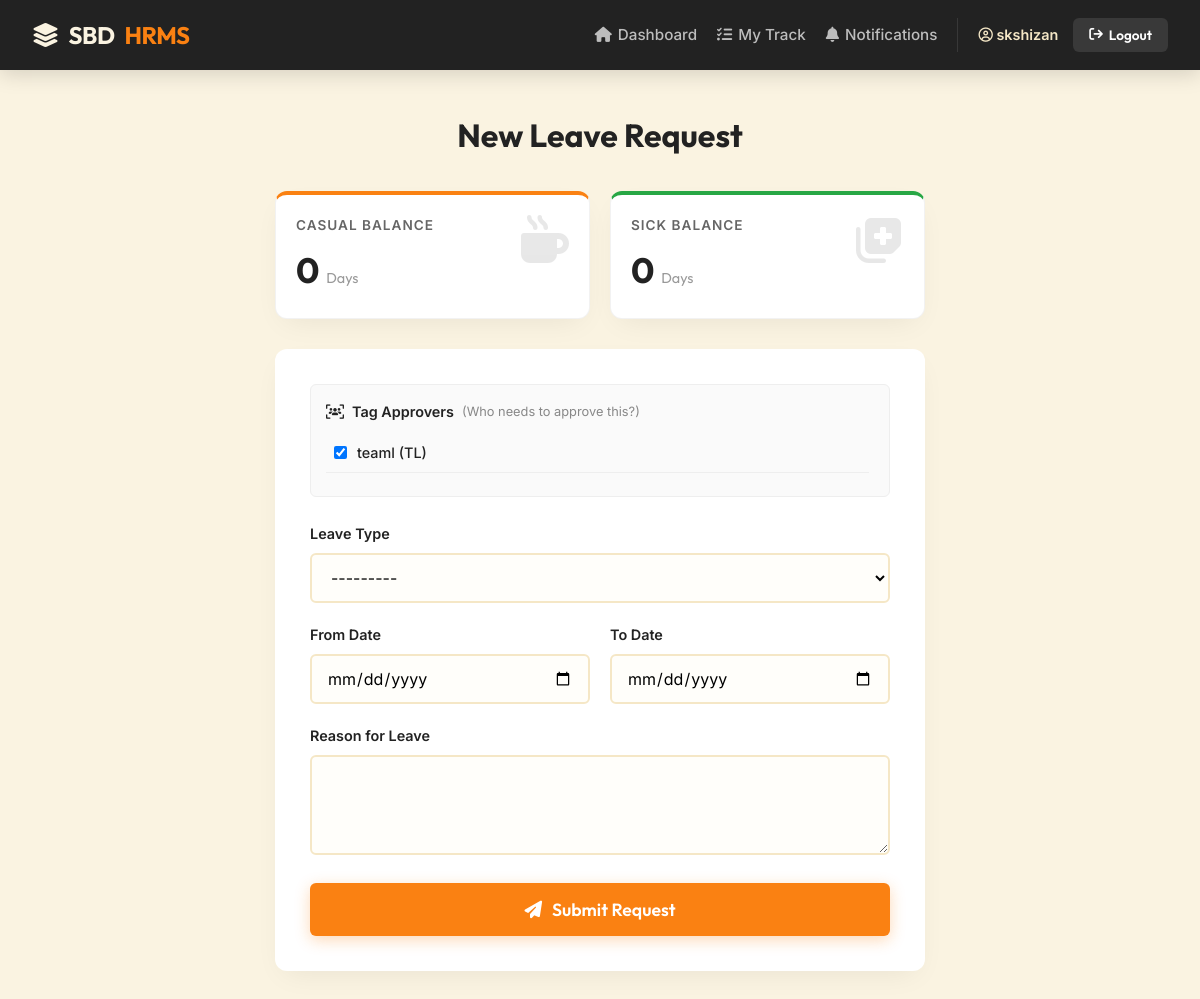
Before: /apply-leave/ (signed in) with the older database file.
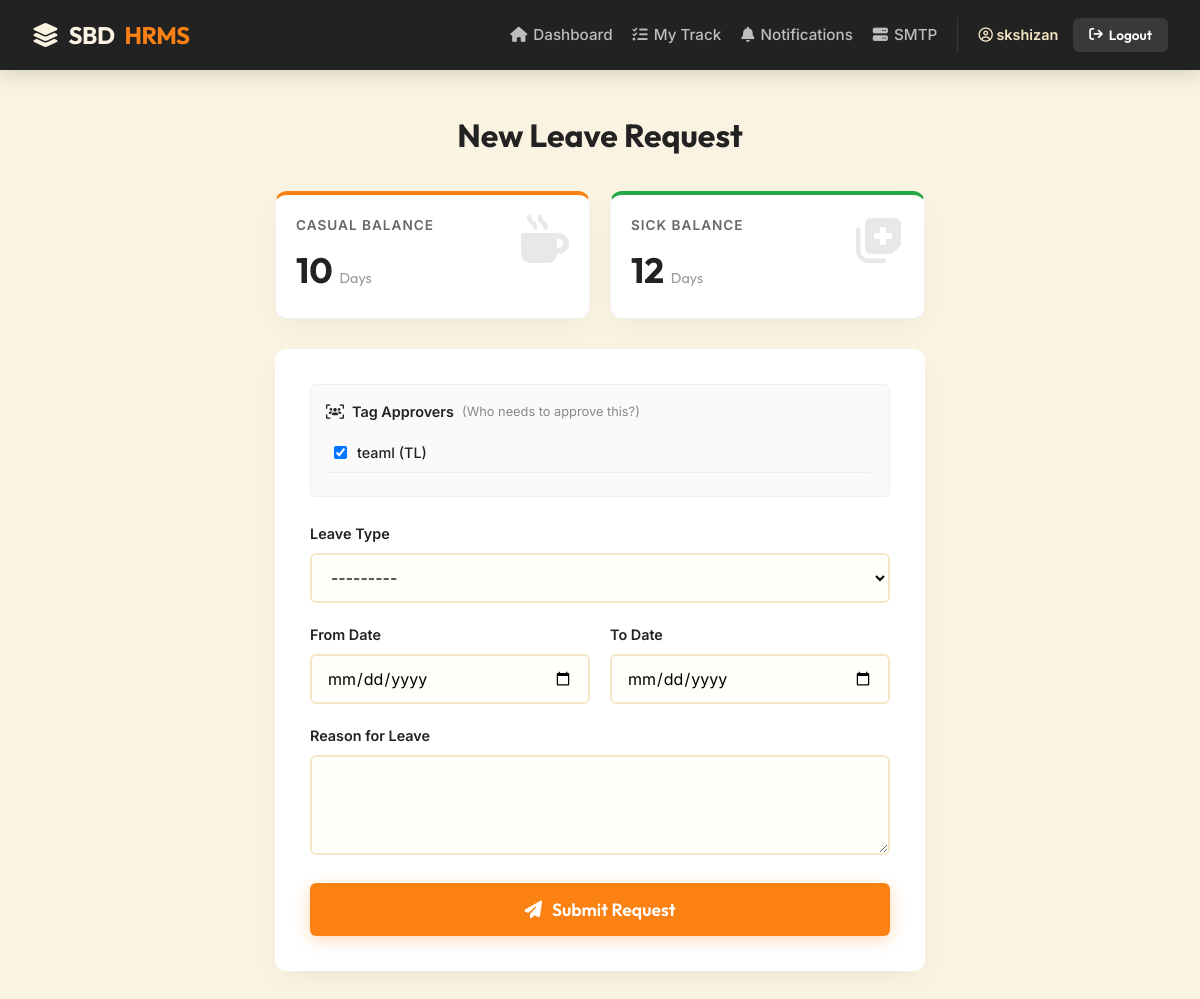
After: the same page with the newer database file.
### dashboard/models.py (models this page shows, shortened)
class LeaveBalance(models.Model):
    user = models.OneToOneField(User, on_delete=models.CASCADE, related_name='leave_balance')
    casual_leave = models.PositiveIntegerField(default=0)
    sick_leave = models.PositiveIntegerField(default=0)

### dashboard/views.py (the view)
# urls.py: path('apply-leave/', dash_views.apply_leave, name='apply_leave'),
@login_required
def apply_leave(request):
    balance, created = LeaveBalance.objects.get_or_create(user=request.user)
    if request.method == 'POST':
        form = LeaveApplicationForm(request.user, request.POST)
        if form.is_valid():
            leave = form.save(commit=False)
            leave.user = request.user
            if leave.leave_type != 'Notify':
                days = leave.days_requested
                if leave.leave_type == 'Casual' and balance.casual_leave < days:
                    messages.error(request, f"Insufficient Casual Leaves.")
                    return redirect('apply_leave')
                elif leave.leave_type == 'Sick' and balance.sick_leave < days:
                    messages.error(request, f"Insufficient Sick Leaves.")
                    return redirect('apply_leave')
            else:
                leave.status = 'Approved'
            leave.save()
            form.save_m2m() # Saves the approvers
            company = request.user.company
            recipients = leave.approvers.all()
            recipient_emails = [u.email for u in recipients]
            connection = None
            sender_email = settings.DEFAULT_FROM_EMAIL
            if company.smtp_email and company.smtp_password:
                try:
                    connection = get_connection(
                        host=company.smtp_server,
                        port=company.smtp_port,
                        username=company.smtp_email,
                        password=company.smtp_password,
                        use_tls=True
                    )
                    sender_email = company.smtp_email
                except Exception as e:
                    print(f"SMTP Connection Error: {e}")
            subject = f"Leave Notification: {request.user.username}" if leave.leave_type == 'Notify' else f"Leave Request: {request.user.username}"
            email_msg = f"User: {request.user.username}\nType: {leave.leave_type}\nDate: {leave.start_date} to {leave.end_date}\nReason: {leave.reason}"
            if recipient_emails:
                send_mail(
                    subject=subject,
                    message=email_msg,
                    from_email=sender_email,
                    recipient_list=recipient_emails,
                    connection=connection,
                    fail_silently=True
                )
            for receiver in recipients:
                Notification.objects.create(
                    recipient=receiver,
                    sender=request.user,
                    title=subject,
                    message=email_msg
                )
            if leave.leave_type == 'Notify':
                messages.success(request, "Notification sent successfully.")
            else:
                messages.success(request, "Leave request sent to approvers.")
            return redirect('dashboard')
    else:
        form = LeaveApplicationForm(user=request.user)
    return render(request, 'dashboard/apply_leave.html', {'form': form, 'balance': balance})

### accounts/models.py (called while the page is built)
    def __str__(self):
        return f"{self.username} ({self.role})"

### templates/dashboard/apply_leave.html (shortened to what this page needs)
{% extends 'base.html' %}
{% block content %}
<div class="leave-wrapper">
    <div class="page-header">
        <h2 class="page-title">New Leave Request</h2>
    </div>
    <div class="balance-grid">
        <div class="bal-card bal-casual">
            <div class="bal-label">Casual Balance</div>
            <div class="bal-value">{{ balance.casual_leave }} <span class="bal-unit">Days</span></div>
            <i class="fa-solid fa-mug-hot" style="position: absolute; right: 20px; top: 20px; opacity: 0.1; font-size: 3rem;"></i>
        </div>
        <div class="bal-card bal-sick">
            <div class="bal-label">Sick Balance</div>
            <div class="bal-value">{{ balance.sick_leave }} <span class="bal-unit">Days</span></div>
            <i class="fa-solid fa-notes-medical" style="position: absolute; right: 20px; top: 20px; opacity: 0.1; font-size: 3rem;"></i>
        </div>
    </div>
    <div class="form-card">
        <form method="post">
            <div class="approver-container">
                <label style="color: var(--c-charcoal); display: flex; align-items: center; gap: 8px;">
                    <i class="fa-solid fa-users-viewfinder"></i> Tag Approvers
                    <span style="font-size: 0.8rem; color: #888; font-weight: 400;">(Who needs to approve this?)</span>
                </label>
                <div class="approver-scroll-box">
                    {{ form.approvers }}
                </div>
            </div>
            <div class="form-group">
                <label>Leave Type</label>
                {{ form.leave_type }}
            </div>
            <div class="date-row">
                <div class="form-group">
                    <label>From Date</label>
                    {{ form.start_date }}
                </div>
                <div class="form-group">
                    <label>To Date</label>
                    {{ form.end_date }}
                </div>
            </div>
            <div class="form-group">
                <label>Reason for Leave</label>
                {{ form.reason }}
            </div>
            <button type="submit" class="btn btn-primary btn-submit">
                <i class="fa-solid fa-paper-plane"></i> Submit Request
            </button>
        </form>
    </div>
</div>
{% endblock %}

### templates/base.html (shortened to what this page needs)
<!DOCTYPE html>
<html lang="en">
<head>
    <link rel="stylesheet" href="https://cdnjs.cloudflare.com/ajax/libs/font-awesome/6.4.0/css/all.min.css">
</head>
<body>
    <nav class="navbar">
        <div class="nav-container">
            <a href="{% url 'dashboard' %}" class="nav-brand">
                <i class="fa-solid fa-layer-group"></i> SBD<span>HRMS</span>
            </a>
            <div class="nav-links">
                {% if user.is_authenticated %}
                    <a href="{% url 'dashboard' %}" class="nav-link">
                        <i class="fa-solid fa-house"></i> Dashboard
                    </a>
                    <a href="{% url 'track_sheet' user.id %}" class="nav-link">
                        <i class="fa-solid fa-list-check"></i> My Track
                    </a>
                    <a href="{% url 'notifications_view' %}" class="nav-link">
                        <i class="fa-solid fa-bell"></i> Notifications
                    </a>
                    {% if user.role == 'HR' %}
                        <a href="{% url 'smtp_settings' %}" class="nav-link">
                            <i class="fa-solid fa-server"></i> SMTP
                        </a>
                    {% endif %}
                    <div class="user-menu">
                        <span class="user-name">
                            <i class="fa-regular fa-circle-user"></i> {{ user.username }}
                        </span>
                        <form action="{% url 'logout' %}" method="post" style="display:inline;">
                            <button type="submit" class="btn btn-nav-logout">
                                <i class="fa-solid fa-arrow-right-from-bracket"></i> Logout
                            </button>
                        </form>
                    </div>
                {% else %}
                    <a href="{% url 'login' %}" class="nav-link">Login</a>
                    <a href="{% url 'signup' %}" class="nav-link">Employee Signup</a>
                {% endif %}
            </div>
        </div>
    </nav>
    <main class="main-container">
        {% block content %}{% endblock %}
    </main>
</body>
</html>

Changed rows visible on the page:
changed User "skshizan": role "Employee" → "HR" (drawn)
changed LeaveBalance: casual_leave "0" → "10"; sick_leave "0" → "12"
Other visible differences:
text now shown: "SMTP"
